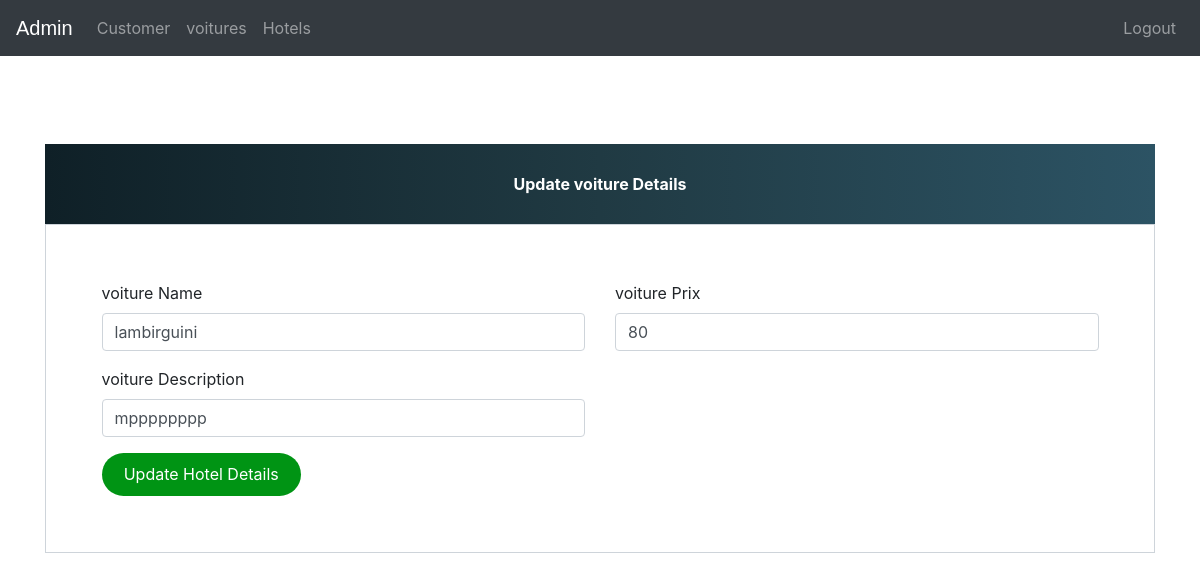
The page /update-voiture/1 (signed in) on the database its author committed.
### voyage/models.py (models this page shows, shortened)
class Voiture(models.Model):
    name=models.CharField(max_length=40)
    voiture_image= models.CharField(max_length=40000)
    prix = models.PositiveIntegerField()
    description=models.CharField(max_length=40)

### voyage/views.py (the view)
# urls.py: path('update-voiture/<int:pk>', views.update_voiture_view,name='update-voiture'),
@login_required(login_url='adminlogin')
def update_voiture_view(request,pk):
    voiture=models.Voiture.objects.get(id=pk)
    voitureForm=forms.VoitureForm(instance=voiture)
    if request.method=='POST':
        voitureForm=forms.VoitureForm(request.POST,request.FILES,instance=voiture)
        if voitureForm.is_valid():
            voitureForm.save()
            return redirect('voitures')
    return render(request,'voyage/admin_update_voiture.html',{'voitureForm':voitureForm})

### voyage/forms.py
class VoitureForm(forms.ModelForm):
    class Meta:
        model=models.Voiture
        fields=['name','prix','description','voiture_image']

### templates/voyage/admin_update_voiture.html (shortened to what this page needs)
{% extends 'voyage/admin_base.html' %}
{% load widget_tweaks %}
{% block content %}
<head>
  <link href="//maxcdn.bootstrapcdn.com/bootstrap/4.1.1/css/bootstrap.min.css" rel="stylesheet" id="bootstrap-css">
</head>
<br><br><br><br><br><br>
<form method="post" enctype="multipart/form-data">
  <div class="container register-form">
    <div class="form">
      <div class="note">
        <p>Update voiture Details</p>
      </div>
      <div class="form-content">
        <div class="row">
          <div class="col-md-6">
            <div class="form-group">
              <label for="">voiture Name</label>
              {% render_field voitureForm.name class="form-control" placeholder="voiture Name" %}
            </div>
            <div class="form-group">
              <label for="">voiture Description</label>
              {% render_field voitureForm.description class="form-control" placeholder="Description" %}
            </div>
          </div>
          <div class="col-md-6">
            <div class="form-group">
              <label for="">voiture Prix</label>
              {% render_field voitureForm.prix class="form-control" placeholder="Prix" %}
            </div>
          </div>
        </div>
        <button type="submit" class="btnSubmit">Update Hotel Details</button>
      </div>
    </div>
  </div>
</form>
{% endblock content %}

### templates/voyage/admin_base.html (style rules this page uses)
p { text-align: center; }

### templates/voyage/admin_update_voiture.html (style rules this page uses)
.note { text-align: center; height: 80px; background: #0F2027; background: -webkit-linear-gradient(to left, #2C5364, #203A43, #0F2027); background: linear-gradient(to left, #2C5364, #203A43, #0F2027); color: #fff; font-weight: bold; line-height: 80px; }
.form-content { padding: 5%; border: 1px solid #ced4da; margin-bottom: 2%; }
.form-control { border-radius: 1.5rem; }
.btnSubmit { border: none; border-radius: 1.5rem; padding: 1%; width: 20%; cursor: pointer; background: #009414; color: #fff; }

### rows shown on the page
Voiture: name "lambirguini", description "mpppppppp", prix "80"
